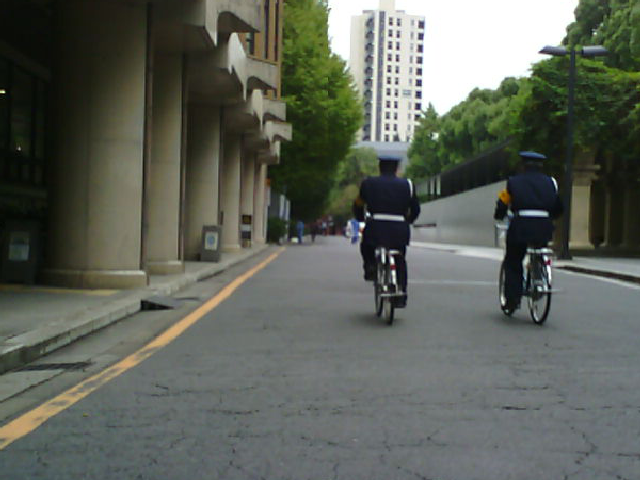
%> input picture Data/VIF/MSRS/vi/00537D.png, 640 x 480 px; its folder holds only this picture in this run
$ octave RGB2YCbCr_Main_Single.m   (GNU Octave 9; MATLAB toolbox functions it lacks are replaced by stand-ins)
%> lines starting %> are read from the running program, lines starting %| are printed output that depends on the picture
### Code/RGB2YCbCr.m
function [Y,Cb,Cr]=RGB2YCbCr(img_rgb)
	R=img_rgb(:,:,1);
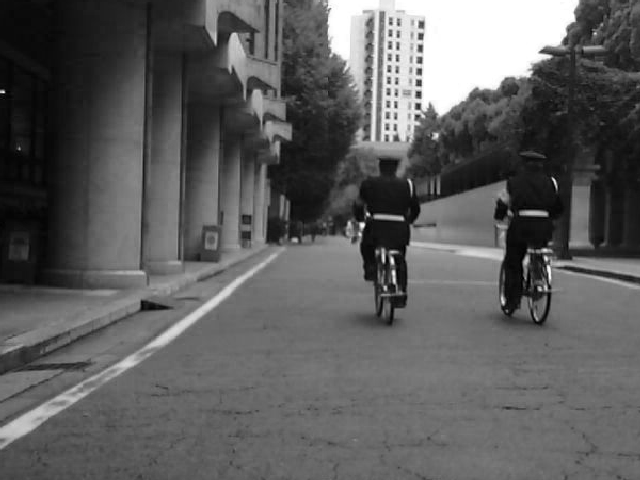
%> R: size 480x640 double; min 0, max 255, mean 93.6
	G=img_rgb(:,:,2);
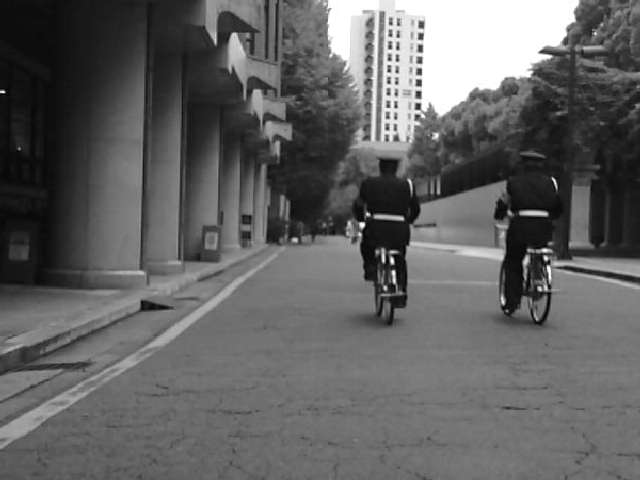
%> G: size 480x640 double; min 0, max 255, mean 98.2
	B=img_rgb(:,:,3);
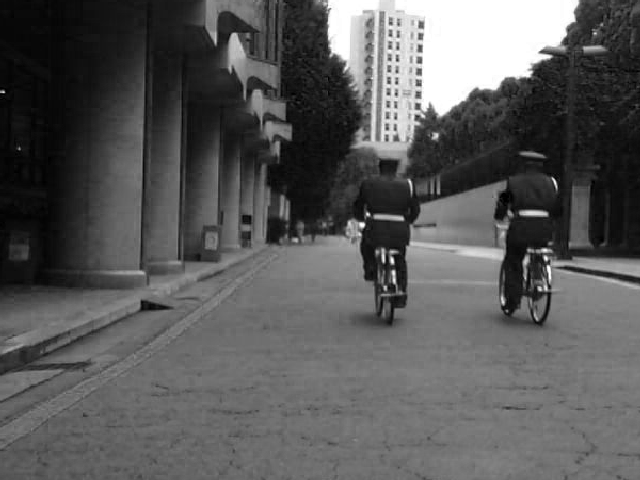
%> B: size 480x640 double; min 0, max 255, mean 89.2
	% rgbתihs
	Y   = 0.257*R+0.564*G+0.098*B+16;
	Cb = -0.148*R-0.291*G+0.439*B+128;
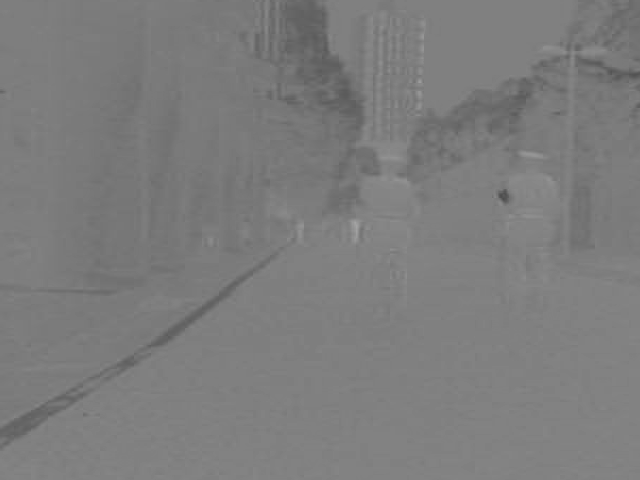
%> Cb: size 480x640 double; min 77.42, max 164.5, mean 124.8
	Cr  = 0.439*R-0.368*G-0.071*B+128;
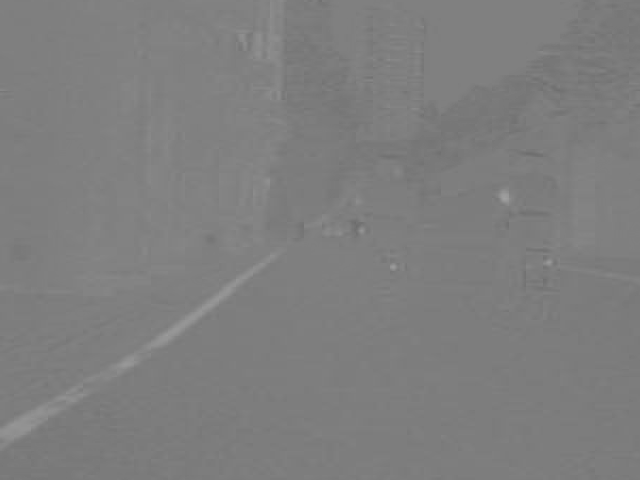
%> Cr: size 480x640 double; min 108.5, max 161.2, mean 126.6
end

### Code/RGB2YCbCr_Main_Single.m
%% 只有一幅源图像为彩色图像
clc;
clear all;
A_dir = '..\Data\VIF\MSRS\vi'; % 包含所有源图像A的文件夹路径
save_dir_A = '..\Data\VIF\MSRS\vi_Y\'; % 保存源图像A的Y通道的文件夹路径
 if exist(save_dir_A,'dir')==0
	mkdir(save_dir_A);
 end
 fileFolder=fullfile(A_dir);
dirOutput=dir(fullfile(fileFolder,'*.png')); % 图像后缀
fileNames = {dirOutput.name};
[m, num] = size(fileNames);
for i = 1:num
	name_A = fullfile(A_dir, fileNames{i});
    save_name_A = strcat(save_dir_A, fileNames{i});
    image_A = double(imread(name_A));
    [Y_A,Cb_A,Cr_A]=RGB2YCbCr(image_A);
    imwrite(uint8(Y_A), save_name_A);
    disp(save_name_A)
end

$ run again, on Data/VIF/MSRS/vi/01023N.png
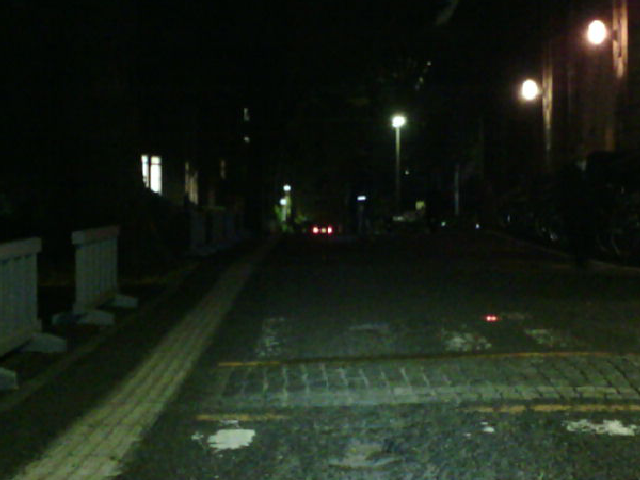
%> input picture Data/VIF/MSRS/vi/01023N.png, 640 x 480 px
%> in RGB2YCbCr, `B=img_rgb(:,:,3);`:
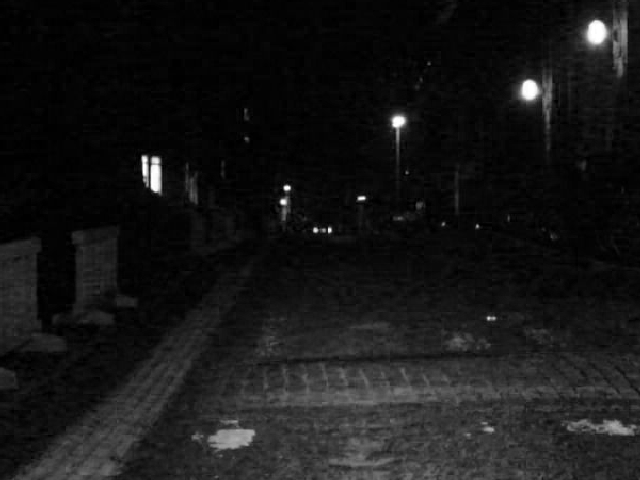
%> B: size 480x640 double; min 0, max 255, mean 22.6
%> in RGB2YCbCr, `Cb = -0.148*R-0.291*G+0.439*B+128;`:
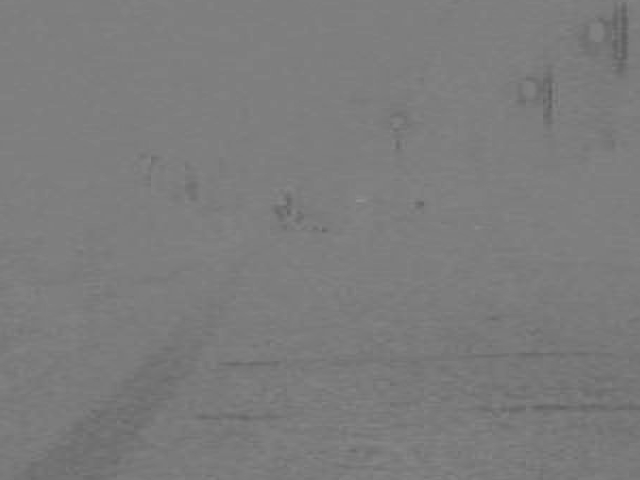
%> Cb: size 480x640 double; min 93.74, max 145.4, mean 124.4

$ run again, on Data/VIF/MSRS/vi/00556D.png
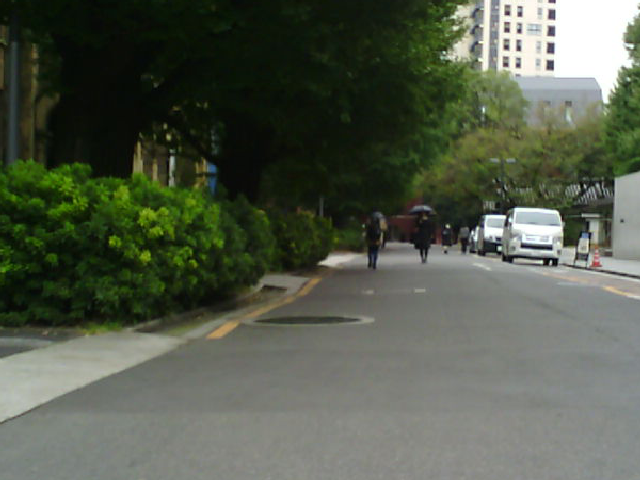
%> input picture Data/VIF/MSRS/vi/00556D.png, 640 x 480 px
%> in RGB2YCbCr, `B=img_rgb(:,:,3);`:
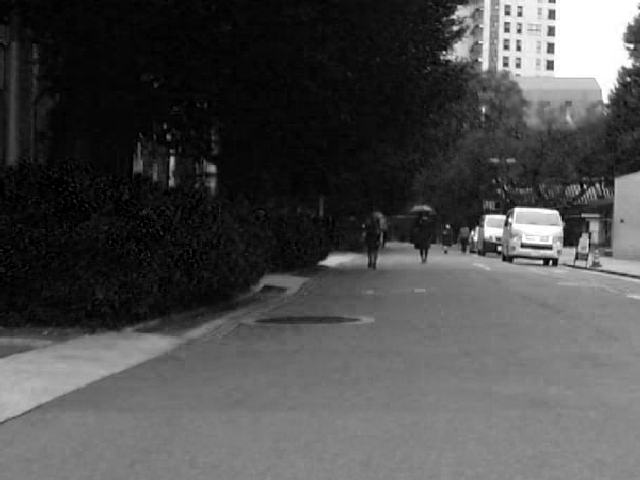
%> B: size 480x640 double; min 0, max 255, mean 75.6
%> in RGB2YCbCr, `Cb = -0.148*R-0.291*G+0.439*B+128;`:
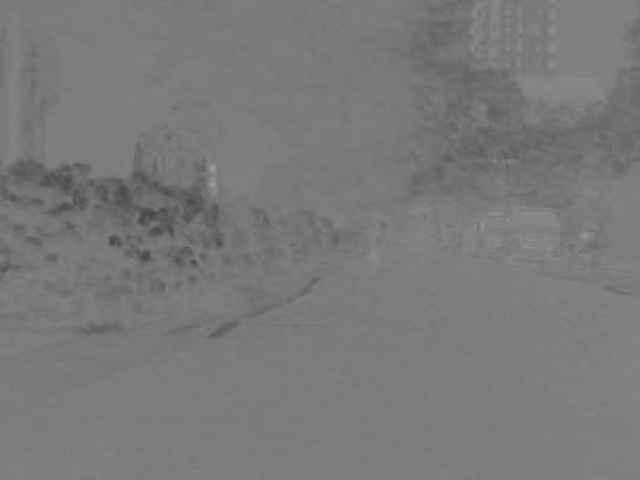
%> Cb: size 480x640 double; min 70.12, max 155.3, mean 122.3
